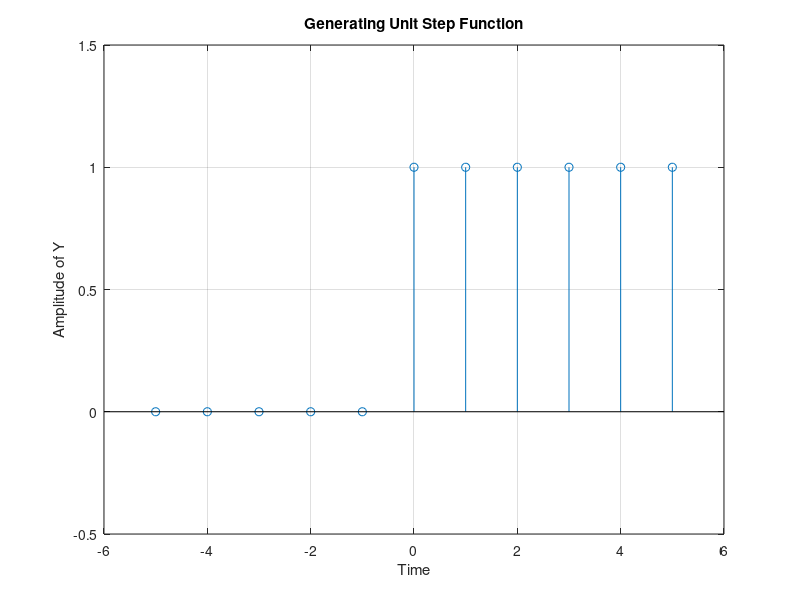

MATLAB code to generate this figure:
clc;
clear all;
close all;

N= input('Enter the range: ');
n= -N:1:N;
y= [zeros(1,N),1,ones(1,N)];
stem(n,y);
grid on;
axis([-(N+1) N+1 -0.5 1.5]); % [-x x -y y]
xlabel('Time');
ylabel('Amplitude of Y');
title('Generating Unit Step Function'); 